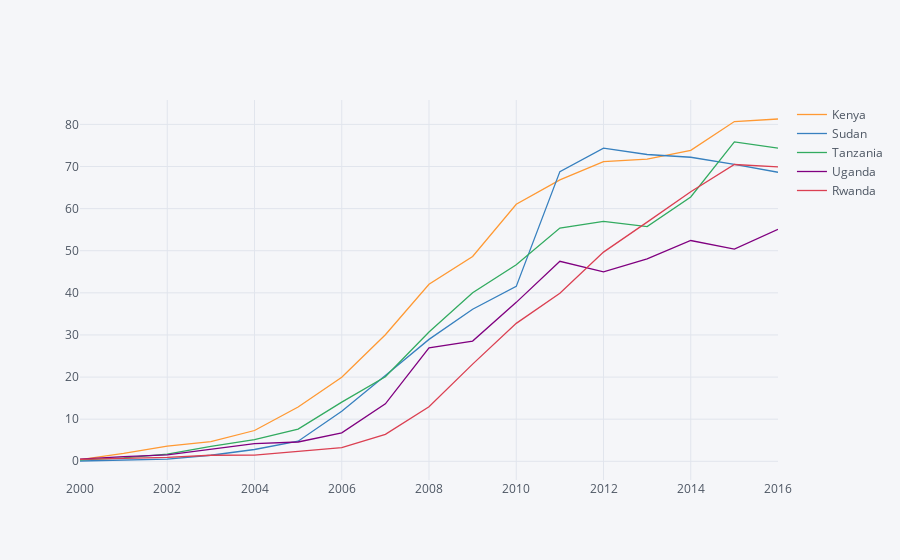

This figure's notebook cell:
### Markdown cell above
# Line Plot

### Code cell
df_ph.iplot()

### Figure 1 — Plotly figure (JSON) as saved in the notebook; plotly's stock layout.template omitted (floating-point values rounded to 4 significant figures)
{"data": [{"line": {"color": "rgba(255, 153, 51, 1.0)", "dash": "solid", "width": 1.3}, "mode": "lines", "name": "Kenya", "text": "", "type": "scatter", "x": [2000, 2001, 2002, 2003, 2004, 2005, 2006, 2007, 2008, 2009, 2010, 2011, 2012, 2013, 2014, 2015, 2016], "y": [0.41, 1.87, 3.6, 4.69, 7.31, 12.89, 19.97, 30.06, 42.05, 48.62, 61.03, 66.81, 71.17, 71.76, 73.84, 80.68, 81.28]}, {"line": {"color": "rgba(55, 128, 191, 1.0)", "dash": "solid", "width": 1.3}, "mode": "lines", "name": "Sudan", "text": "", "type": "scatter", "x": [2000, 2001, 2002, 2003, 2004, 2005, 2006, 2007, 2008, 2009, 2010, 2011, 2012, 2013, 2014, 2015, 2016], "y": [0.07, 0.3, 0.53, 1.44, 2.8, 4.76, 11.9, 20.36, 28.95, 36.11, 41.54, 68.78, 74.36, 72.85, 72.2, 70.53, 68.63]}, {"line": {"color": "rgba(50, 171, 96, 1.0)", "dash": "solid", "width": 1.3}, "mode": "lines", "name": "Tanzania", "text": "", "type": "scatter", "x": [2000, 2001, 2002, 2003, 2004, 2005, 2006, 2007, 2008, 2009, 2010, 2011, 2012, 2013, 2014, 2015, 2016], "y": [0.32, 0.79, 1.69, 3.53, 5.14, 7.63, 14.04, 20.07, 30.71, 40.03, 46.66, 55.37, 56.96, 55.72, 62.77, 75.86, 74.36]}, {"line": {"color": "rgba(128, 0, 128, 1.0)", "dash": "solid", "width": 1.3}, "mode": "lines", "name": "Uganda", "text": "", "type": "scatter", "x": [2000, 2001, 2002, 2003, 2004, 2005, 2006, 2007, 2008, 2009, 2010, 2011, 2012, 2013, 2014, 2015, 2016], "y": [0.52, 1.13, 1.52, 2.89, 4.2, 4.58, 6.76, 13.65, 26.92, 28.55, 37.74, 47.5, 45, 48.08, 52.43, 50.37, 55.07]}, {"line": {"color": "rgba(219, 64, 82, 1.0)", "dash": "solid", "width": 1.3}, "mode": "lines", "name": "Rwanda", "text": "", "type": "scatter", "x": [2000, 2001, 2002, 2003, 2004, 2005, 2006, 2007, 2008, 2009, 2010, 2011, 2012, 2013, 2014, 2015, 2016], "y": [0.46, 0.74, 0.92, 1.43, 1.48, 2.36, 3.25, 6.4, 12.94, 23.07, 32.75, 39.9, 49.67, 56.8, 64.02, 70.48, 69.92]}], "layout": {"legend": {"bgcolor": "#F5F6F9", "font": {"color": "#4D5663"}}, "paper_bgcolor": "#F5F6F9", "plot_bgcolor": "#F5F6F9", "titlefont": {"color": "#4D5663"}, "xaxis1": {"gridcolor": "#E1E5ED", "showgrid": true, "tickfont": {"color": "#4D5663"}, "title": "", "titlefont": {"color": "#4D5663"}, "zerolinecolor": "#E1E5ED"}, "yaxis1": {"gridcolor": "#E1E5ED", "showgrid": true, "tickfont": {"color": "#4D5663"}, "title": "", "titlefont": {"color": "#4D5663"}, "zerolinecolor": "#E1E5ED"}}}
